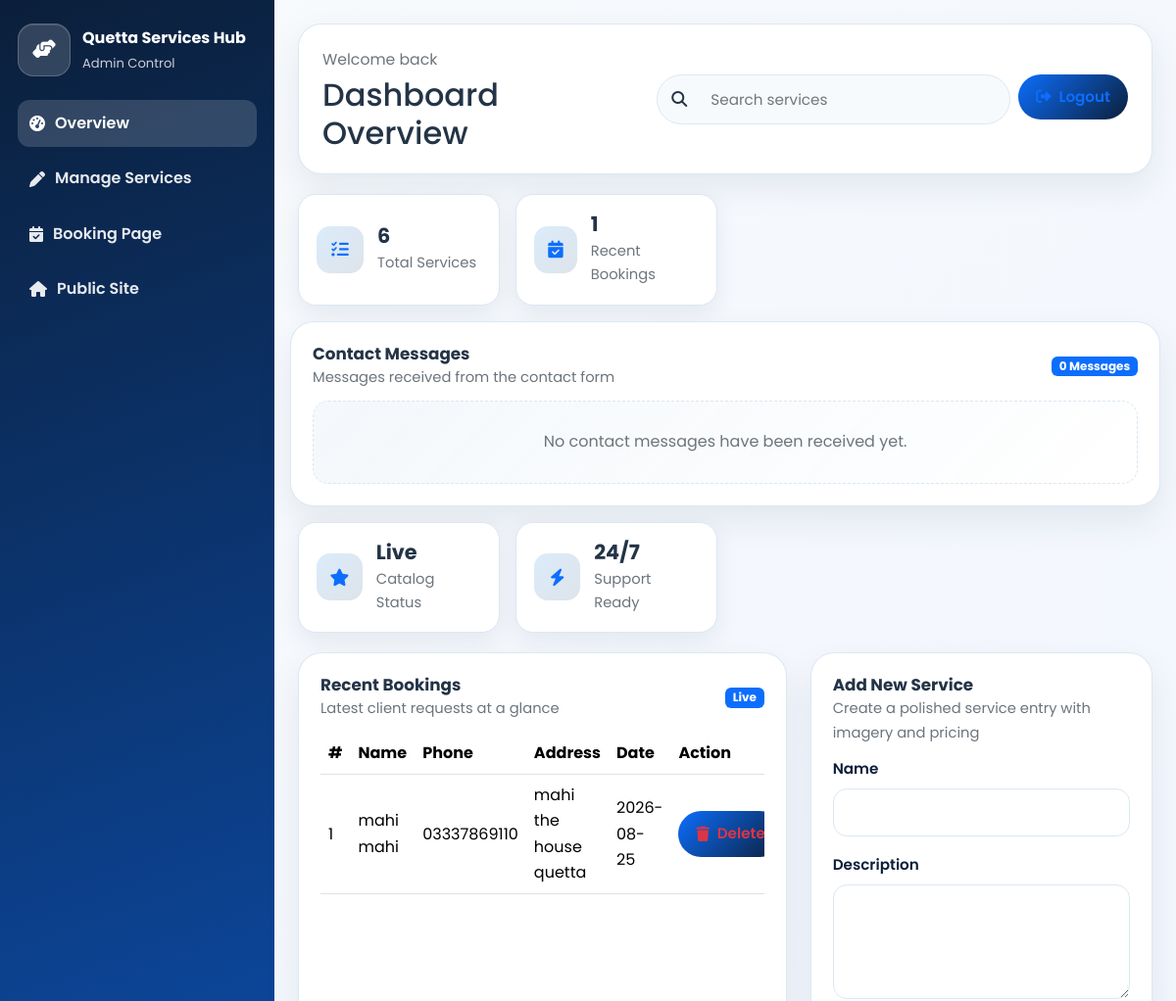
The app's page /admin_dashboard.php (signed in, upper part), older data.
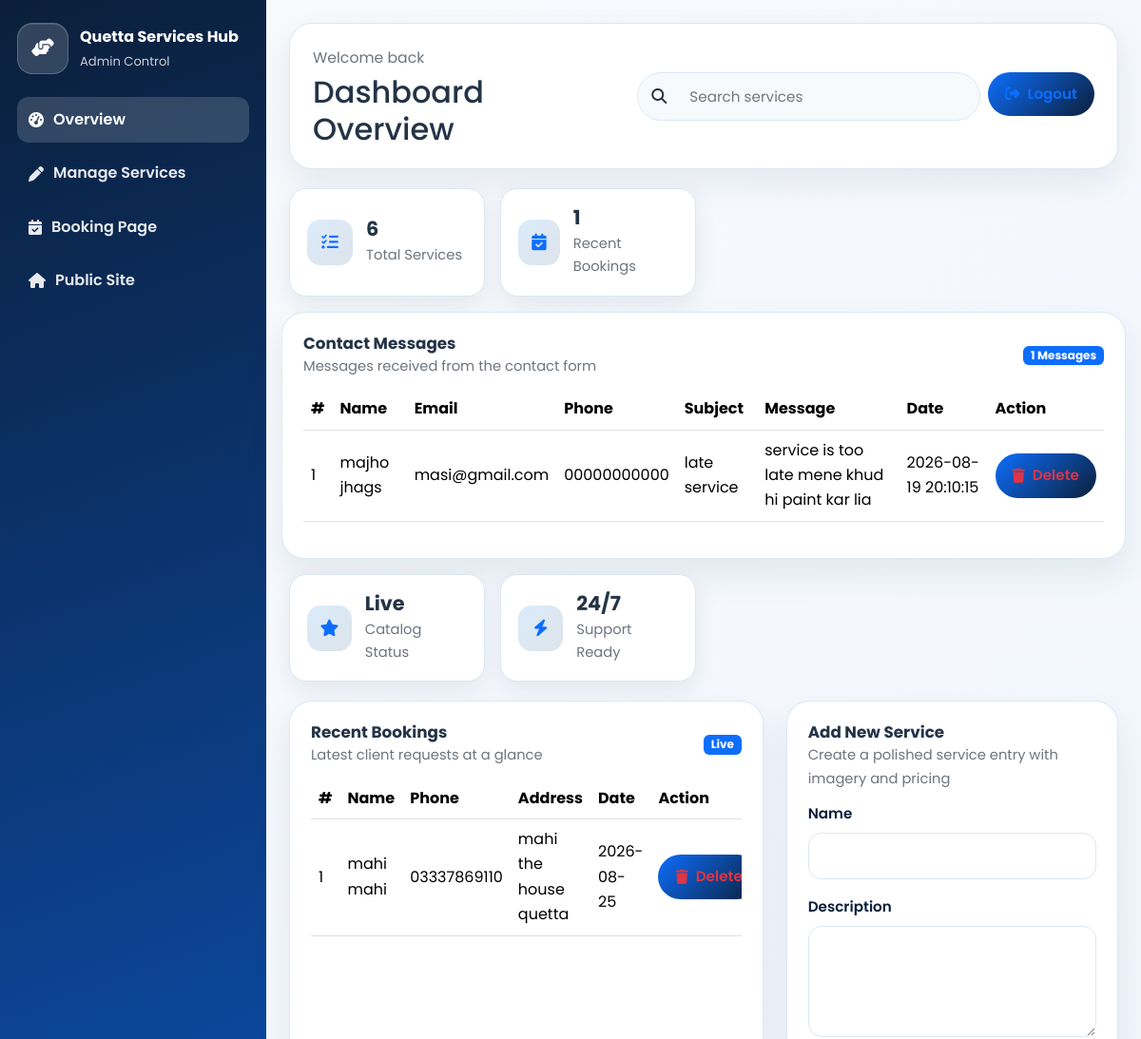
The same page, newer data.
### tables this page shows
CREATE TABLE `bookings` (
  `id` int(11) NOT NULL,
  `service_id` int(11) NOT NULL,
  `name` varchar(255) NOT NULL,
  `phone` varchar(20) NOT NULL,
  `address` text NOT NULL,
  `booking_date` date NOT NULL,
  `created_at` timestamp NOT NULL DEFAULT current_timestamp()
);

CREATE TABLE `contact_messages` (
  `id` int(11) NOT NULL,
  `first_name` varchar(100) NOT NULL,
  `last_name` varchar(100) NOT NULL,
  `email` varchar(150) NOT NULL,
  `phone` varchar(30) NOT NULL,
  `subject` varchar(200) NOT NULL,
  `message` text NOT NULL,
  `created_at` timestamp NOT NULL DEFAULT current_timestamp()
);

### admin_dashboard.php (the view, shortened to what the changed rows need)
<?php
include 'config.php';
$bookings = [];
if ($conn) {
    $bookingTableCheck = $conn->query("SHOW TABLES LIKE 'bookings'");
    if ($bookingTableCheck && $bookingTableCheck->num_rows > 0) {
        $bookingResult = $conn->query('SELECT * FROM bookings ORDER BY id DESC LIMIT 5');
        if ($bookingResult) {
            while ($bookingRow = $bookingResult->fetch_assoc()) {
                $bookings[] = $bookingRow;
            }
        }
    }
}
$contactMessages = [];
if ($conn) {
    $contactTableCheck = $conn->query("SHOW TABLES LIKE 'contact_messages'");
    if ($contactTableCheck && $contactTableCheck->num_rows > 0) {
        $contactResult = $conn->query(
            'SELECT * FROM contact_messages ORDER BY id DESC LIMIT 10'
        );
        if ($contactResult) {
            while ($contactRow = $contactResult->fetch_assoc()) {
                $contactMessages[] = $contactRow;
            }
        }
    }
}
?>
<!DOCTYPE html>
<html lang="en">
<head>
    <link href="https://cdn.jsdelivr.net/npm/bootstrap@5.3.3/dist/css/bootstrap.min.css" rel="stylesheet">
    <link rel="stylesheet" href="https://cdnjs.cloudflare.com/ajax/libs/font-awesome/6.5.2/css/all.min.css">
    <link rel="stylesheet" href="assets/styles.css">
</head>
<body class="admin-dashboard-body">
    <div class="admin-dashboard-shell" role="main">
        <main class="admin-content" role="main">
            <header class="admin-topbar">
                <div>
                    <h2 class="mb-0">Dashboard Overview</h2>
                </div>
            </header>
            <section class="row g-3">
<section class="admin-card">
    <div class="card-title">
        <div>
            <h4>Contact Messages</h4>
            <p class="card-subtitle">Messages received from the contact form</p>
        </div>
        <span class="badge bg-primary">
            <?= count($contactMessages) ?> Messages
        </span>
    </div>
    <?php if (!empty($contactMessages)) : ?>
        <div class="table-responsive">
            <table class="table table-hover align-middle admin-table">
                <thead>
                    <tr>
                        <th>#</th>
                        <th>Name</th>
                        <th>Email</th>
                        <th>Phone</th>
                        <th>Subject</th>
                        <th>Message</th>
                        <th>Date</th>
                        <th>Action</th>
                    </tr>
                </thead>
                <tbody>
                    <?php foreach ($contactMessages as $contact) : ?>
                        <tr>
                            <td>
                                <?= (int)($contact['id'] ?? 0) ?>
                            </td>
                            <td>
                                <?= htmlspecialchars(
                                    ($contact['first_name'] ?? '') . ' ' .
                                    ($contact['last_name'] ?? '')
                                ) ?>
                            </td>
                            <td>
                                <?= htmlspecialchars(
                                    (string)($contact['email'] ?? '')
                                ) ?>
                            </td>
                            <td>
                                <?= htmlspecialchars(
                                    (string)($contact['phone'] ?? '')
                                ) ?>
                            </td>
                            <td>
                                <?= htmlspecialchars(
                                    (string)($contact['subject'] ?? '')
                                ) ?>
                            </td>
                            <td>
                                <?= htmlspecialchars(
                                    (string)($contact['message'] ?? '')
                                ) ?>
                            </td>
                            <td>
                                <?= htmlspecialchars(
                                    (string)($contact['created_at'] ?? '')
                                ) ?>
                            </td>
                            <td>
                                <form method="post"
                                      onsubmit="return confirm('Are you sure you want to delete this message?');">
                                    <button
                                        class="btn btn-sm btn-outline-danger"
                                        type="submit"
                                        title="Delete Message">
                                        <i class="fa-solid fa-trash"></i>
                                        Delete
                                    </button>
                                </form>
                            </td>
                        </tr>
                    <?php endforeach; ?>
                </tbody>
            </table>
        </div>
    <?php else : ?>
        <div class="empty-state">
            No contact messages have been received yet.
        </div>
    <?php endif; ?>
</section>
            </section>
            <section class="row g-4">
                <div class="col-12 col-xl-7">
                    <div class="admin-card h-100">
                        <?php if (!empty($bookings)) : ?>
                            <div class="table-responsive">
                                <table class="table table-hover align-middle admin-table">
                                    <thead>
                                        <tr>
                                            <th>#</th>
                                            <th>Name</th>
                                            <th>Phone</th>
                                            <th>Address</th>
                                            <th>Date</th>
											<th>Action</th>
                                        </tr>
                                    </thead>
                                    <tbody>
                                        <?php foreach ($bookings as $booking) : ?>
                                            <tr>
                                                <td><?= (int)($booking['id'] ?? 0) ?></td>
                                                <td><?= htmlspecialchars((string)($booking['name'] ?? '')) ?></td>
                                                <td><?= htmlspecialchars((string)($booking['phone'] ?? '')) ?></td>
                                                <td><?= htmlspecialchars((string)($booking['address'] ?? '')) ?></td>
                                                <td><?= htmlspecialchars((string)($booking['booking_date'] ?? '')) ?></td>
                                                <td>
    <form method="post" onsubmit="return confirm('Are you sure you want to delete this booking?');">
        <button
            class="btn btn-sm btn-outline-danger"
            type="submit"
            title="Delete Booking"
        >
            <i class="fa-solid fa-trash"></i> Delete
        </button>
    </form>
</td>
                                            </tr>
                                        <?php endforeach; ?>
                                    </tbody>
                                </table>
                            </div>
                        <?php else : ?>
                            <div class="empty-state">No bookings have been submitted yet.</div>
                        <?php endif; ?>
                    </div>
                </div>
            </section>
        </main>
    </div>
</body>
</html>

Row changes from the older to the newer data that the page shows:
added contact_messages: id "1", first_name+last_name "majho jhags", email "masi@gmail.com", phone "00000000000", subject "late service", message "service is too late mene khud hi paint kar lia", created_at "2026-08-19 20:10:15"
Text that changed along with them:
count($contactMessages): "0" → "1"
text no longer shown: "No contact messages have been received yet."
text now shown: "# Name Email Phone Subject Message Date Action"
